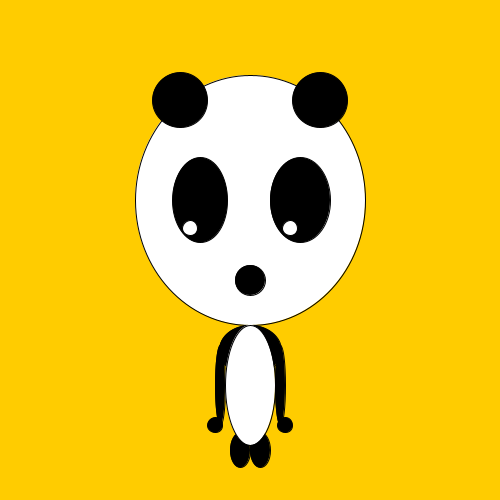
Frame 1 (no input)
Frame 60 (the mouse pressed at the canvas centre just before this capture): identical to frame 1, image omitted
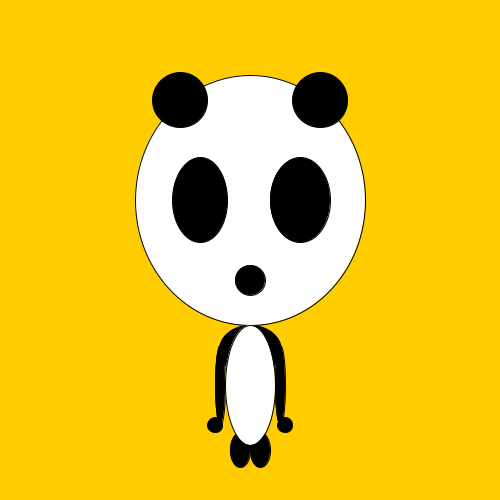
Frame 120 (the mouse held since frame 60 and released just before this capture)

The Processing sketch that drew these frames (run headless with seeded random() and noise(); from frame 60 on, the mouse is pressed at the canvas centre):

// Processing sketch: processing_24133
// ── processing_24133.pde

void setup(){  

size(500, 500);

smooth();


}

void draw(){
  println(mousePressed);
  background(#FFCC00);
  fill(255);
   ellipse(250, 200, 230, 250);
   
  fill(0);
 
  
ellipse(180, 100, 55, 55); // Left ere
ellipse(320, 100, 55, 55); // Reft ere

ellipse(200, 200, 55, 85); // Left eye
ellipse(300, 200, 60, 85); // Right eye
ellipse(250, 280, 30, 30); // Nose

/*fill(255);
ellipse(190, 228, 15, 15); // Left eye ball
ellipse(290, 228, 15, 15); // Right eye ball
*/

fill(0);
ellipse(250, 350, 62, 50); // Chest

ellipse(220, 385, 10, 80); // Left Arm
ellipse(280, 385, 10, 80); // Right Arm

ellipse(215, 425, 15, 15); // Left Hand
ellipse(285, 425, 15, 15); // Right Hand

ellipse(240, 450, 20, 35); // Left Leg
ellipse(260, 450, 20, 35); // Right Leg

fill(255);
ellipse(250, 385, 50, 120); // Body
  
  if(mouseX<50){
    fill(255);
    ellipse(190, 228, 15, 15); // Left eye ball CHNAGED
   ellipse(290, 228, 15, 15); // Right eye ball CHANGED
  }else if (mouseX>300){
    fill(200);
   ellipse(210, 228, 15, 15); // Left eye ball CHANGED
    ellipse(310, 228, 15, 15); // Right eye ball CHANGED
  }
  
}
